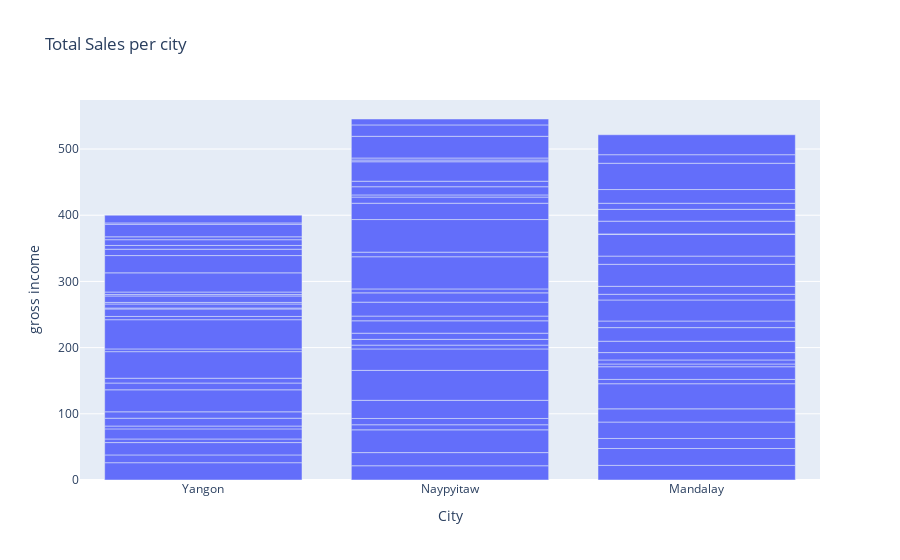

The cell this chart's notebook holds for it:
### Code cell
sales_per_country_figure = px.bar(df, x="City", y="gross income", title="Total Sales per city") # Bar plot for total sales per city

sales_per_country_figure.show()

### Figure 1 — Plotly figure (JSON) as saved in the notebook; plotly's stock layout.template omitted (floating-point values rounded to 4 significant figures)
{"data": [{"alignmentgroup": "True", "hovertemplate": "City=%{x}<br>gross income=%{y}<extra></extra>", "legendgroup": "", "marker": {"color": "#636efa", "pattern": {"shape": ""}}, "name": "", "offsetgroup": "", "orientation": "v", "showlegend": false, "textposition": "auto", "type": "bar", "x": ["Yangon", "Yangon", "Naypyitaw", "Mandalay", "Naypyitaw", "Mandalay", "Naypyitaw", "Mandalay", "Naypyitaw", "Naypyitaw", "Mandalay", "Yangon", "Yangon", "Naypyitaw", "Naypyitaw", "Naypyitaw", "Mandalay", "Yangon", "Yangon", "Naypyitaw", "Yangon", "Mandalay", "Naypyitaw", "Naypyitaw", "Mandalay", "Yangon", "Yangon", "Yangon", "Naypyitaw", "Yangon", "Naypyitaw", "Mandalay", "Mandalay", "Naypyitaw", "Naypyitaw", "Mandalay", "Naypyitaw", "Naypyitaw", "Yangon", "Yangon", "Mandalay", "Mandalay", "Mandalay", "Mandalay", "Naypyitaw", "Mandalay", "Yangon", "Yangon", "Mandalay", "Naypyitaw", "Naypyitaw", "Mandalay", "Naypyitaw", "Yangon", "Naypyitaw", "Yangon", "Yangon", "Mandalay", "Naypyitaw", "Yangon", "Yangon", "Yangon", "Mandalay", "Yangon", "Naypyitaw", "Naypyitaw", "Mandalay", "Yangon", "Naypyitaw", "Yangon", "Naypyitaw", "Mandalay", "Mandalay", "Yangon", "Naypyitaw", "Yangon", "Mandalay", "Yangon", "Yangon", "Mandalay", "Mandalay", "Yangon", "Mandalay", "Naypyitaw", "Naypyitaw", "Yangon", "Mandalay", "Yangon", "Mandalay"], "xaxis": "x", "y": [26.14, 11.74, 21.51, 22.09, 19.88, 25.51, 34.39, 15.15, 7.7, 9.48, 24.81, 18.64, 5.48, 27.42, 45.25, 32.39, 19.95, 15.23, 4.32, 5.75, 11.8, 37.95, 8.72, 9.32, 6.52, 9.69, 33.21, 10.24, 18.7, 7.27, 7.15, 19.16, 4.12, 21.03, 14.03, 6.12, 5.96, 48.6, 40.14, 4.15, 11.11, 17.18, 20.55, 9.99, 6.94, 31.76, 44.14, 4.9, 8.59, 49.26, 24.66, 12.06, 9.3, 11.28, 3.25, 1.45, 6.09, 33.23, 12.37, 2.35, 9.73, 2.15, 12.44, 3.85, 8.34, 29.38, 32.62, 28.96, 2.62, 26.1, 3.04, 0.89, 19.23, 9.63, 32.8, 5.66, 17.87, 8.69, 4.39, 9.19, 20.72, 18.93, 39.71, 17.19, 8.95, 2.09, 12.92, 11.63, 30.15], "yaxis": "y"}], "layout": {"barmode": "relative", "legend": {"tracegroupgap": 0}, "title": {"text": "Total Sales per city"}, "xaxis": {"anchor": "y", "domain": [0, 1], "title": {"text": "City"}}, "yaxis": {"anchor": "x", "domain": [0, 1], "title": {"text": "gross income"}}}}
